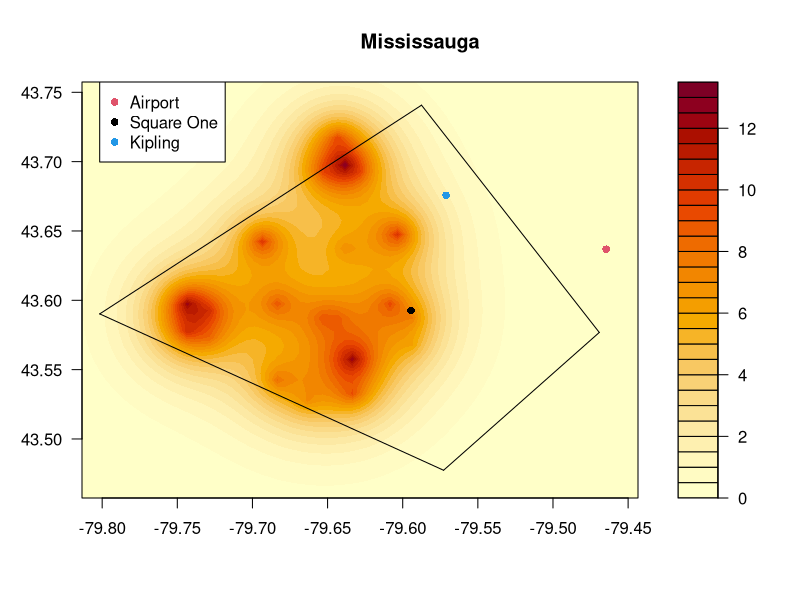

Recreate this plot in R.

# The corners of missisauga
top <- c(43.740733, -79.637284)
left <- c(43.590197, -79.813423)
right <- c(43.576821, -79.539981)
bot <- c(43.477434, -79.625210)

airport <- c(-79.623806, 43.675777)
square.one <- c(-79.642984, 43.592654)
kipling <- c(-79.536204, 43.636882)

# x and y labels
x <- seq(-79.813423, -79.539981 + 0.1, 0.005)
y <- seq(43.477434 - 0.02, 43.740733 + 0.02, 0.005)

# locs stores the latitude and longitude info of each location
#locs <- array(dim=c(length(x), length(y), 2, 2))

f <- Vectorize(function(x,y){
  return(0)
})

# scores stores the clustered scores of each location
scores <- outer(x, y, f)

dist <- function(a,b){
  d <- sqrt(sum((a - b)^2))
  return(d)
}

calc.score <- function(p, centre, max.score, lambda){
  d <- dist(centre, p)
  score <- max.score*exp(-d*lambda)
  return(score)
}

update <- function(mat, p, val){
  
  x.ind <- which.min(abs(x - p[1]))
  y.ind <- which.min(abs(y - p[2]))
  
  centre <- c(x[x.ind], y[y.ind])
  
  spread <- 50
 
  inc <<- matrix(0, length(x), length(y))
  for(i in 1:length(x)){
    for(j in 1:length(y)){
      inc[i,j] <<- calc.score(c(x[i], y[j]), centre, val, spread)
    }
  }
  
  #print(inc)
  
  mat = mat + inc
  
  return(mat)
}

office.centers <- as.matrix(read.csv('kmean_result/office.csv', header=F, sep=',', skip=1))
eat.centers <- as.matrix(read.csv('kmean_result/eat.csv', header=F, sep=',', skip=1))
parking.centers <- as.matrix(read.csv('kmean_result/parking.csv', header=F, sep=',', skip=1))
housing.centers <- as.matrix(read.csv('kmean_result/residence.csv', header=F, sep=',', skip=1))


# print(scores)
# scores <- update(scores, office.centers[1,], 5)

for(i in 1:nrow(office.centers)){
 scores <- update(scores, office.centers[i,], 8)
}
for(i in 1:nrow(eat.centers)){
  scores <- update(scores, eat.centers[i,], 3)
}
for(i in 1:nrow(parking.centers)){
  scores <- update(scores, parking.centers[i,], 2)
}
for(i in 1:nrow(housing.centers)){
  scores <- update(scores, housing.centers[i,], 5)
}
filled.contour(x,y,scores, nlevels = 30)
title('Mississauga')
points(kipling[1], kipling[2], pch=16, col=2)
points(square.one[1], square.one[2], pch=16, col=1)
points(airport[1], airport[2], pch=16, col=4)

legend("topleft",col=c(2,1,4),c("Airport","Square One","Kipling"),pch=c(16,16,16))

#contour(x,y,z)
#heatmap(z)
#points(top)
segments(top[2],top[1], left[2], left[1])
segments(bot[2],bot[1], left[2], left[1])
segments(top[2],top[1], right[2], right[1])
segments(bot[2],bot[1], right[2], right[1])
